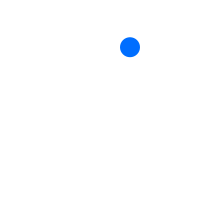
Frame 1 (no input)
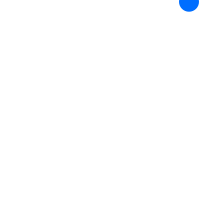
Frame 60 (the mouse pressed at the canvas centre just before this capture)
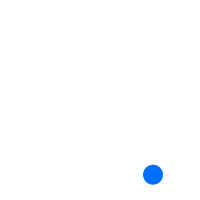
Frame 120 (the mouse held since frame 60 and released just before this capture)

The Processing sketch that drew these frames (run headless with seeded random() and noise(); from frame 60 on, the mouse is pressed at the canvas centre):

// Processing sketch: processing_82401
// ── processing_82401.pde

Ball rawr;
void setup()
{
  rawr=new Ball();
  size(200,200);
}
void draw()
{
  background(255);
  rawr.boing();
  rawr.raa();
  rawr.tadaa();
}
class Ball
{
  int x;
  float y;
  boolean upp;
  boolean rightt;
  Ball()
  {
    x=int(random(0,200));
    y=int(random(0,200));
    upp = true;
    rightt = true;
  }
  void tadaa()
  {
    noStroke();
    fill(0,110,255);
    ellipse(x,y,20,20);
  }
  void raa()
  {
    if(rightt==true)
    {
      x++;
    }
    else
    {
      x--;
    }
    if(upp==true)
    {
      y=y/1.08;
    }
    else
    {
      y=y*1.08;
    }
  }
  void boing ()
  {
    if(y>200)
    {
      upp=true;
    }
    if(y<1)
    {
      upp=false;
    }
    if(x<1)
    {
      rightt=true;
    }
    if(x>200)
    {
      rightt=false;
    }
  }
}
